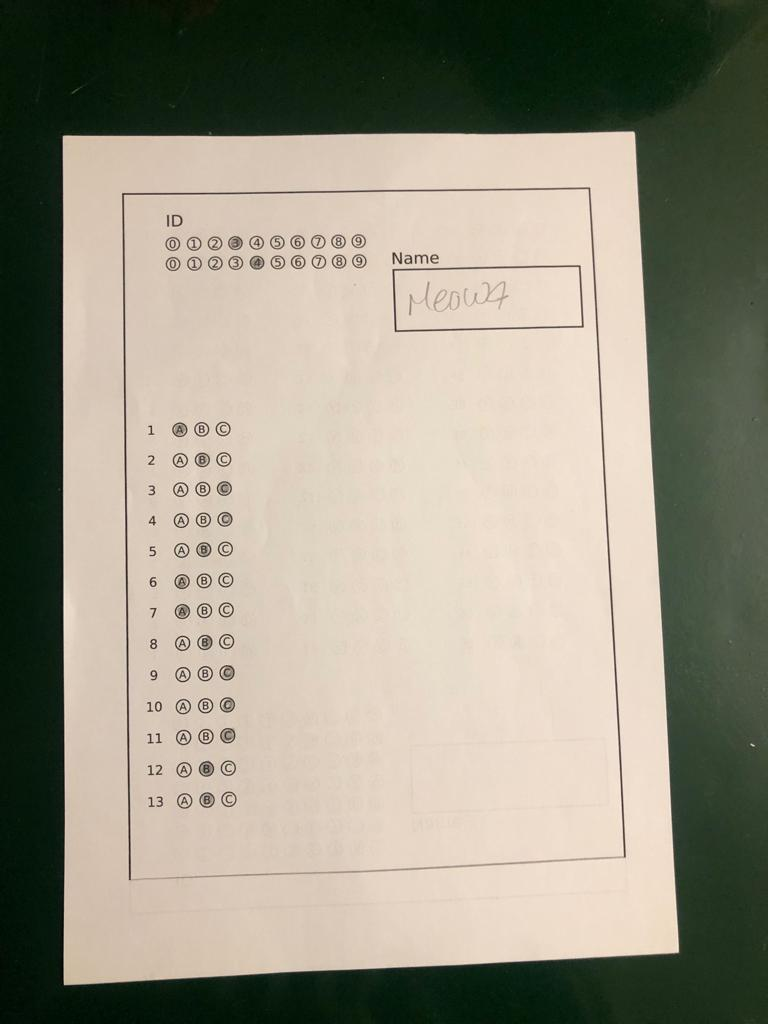
#> input picture Module2BubbleSheetCorrection/data/images/1.jpg, 768 x 1024 px
$ jupyter execute paperExtraction.ipynb
#> lines starting #> are read from the running program, lines starting #| are printed output that depends on the picture; after the words box and inside, x2 and y2 are one past the last pixel; in counts of white or black regions, pixels touching at a corner belong together
### Module2BubbleSheetCorrection/notebooks/utils.py
import skimage.io as io
import matplotlib.pyplot as plt
import numpy as np
from skimage.exposure import histogram
from matplotlib.pyplot import bar
from skimage.color import rgb2gray,rgb2hsv

import matplotlib.pyplot as plt
import numpy as np
import cv2 as cv

# Show the figures / plots inside the notebook
def show_images(images, titles = None):
    #This function is used to show image(s) with titles by sending an array of images and an array of associated titles.
    # images[0] will be drawn with the title titles[0] if exists
    # You aren't required to understand this function, use it as-is.
    n_ims = len(images)
    if titles is None: titles = ['(%d)' % i for i in range(1, n_ims + 1)]
    fig = plt.figure()
    n = 1
    for image,title in zip(images,titles):
        a = fig.add_subplot(1,n_ims,n)
        if image.ndim <= 2:
            plt.gray()
        plt.imshow(image)
        a.set_title(title)
        plt.axis('off')
        n += 1
    fig.set_size_inches(np.array(fig.get_size_inches()) * n_ims)
    plt.show()

# [16 lines left out: functions showHist, show_image, not called in this run]

### Module2BubbleSheetCorrection/notebooks/paperExtraction.py
import numpy as np
import cv2 as cv
import matplotlib.pyplot as plt
from utils import *
import os

# 1) Image reading and preprocessing
def readImage(path):
    # Read an image and convert to RGB.
    imageBGR = cv.imread(path)
    imageRGB = cv.cvtColor(imageBGR, cv.COLOR_BGR2RGB)
    return imageRGB

def convertToGrayScale(imageRGB):
    # Convert RGB image to grayscale.
    return cv.cvtColor(imageRGB, cv.COLOR_BGR2GRAY)

def applyGaussian(imageGrayScale, windowSize = (7,7)):
    # Apply Gaussian blur to reduce noise.
    return cv.GaussianBlur(imageGrayScale, windowSize, 0)

def thresholdImage(imageGrayScale):
    # Return a binary image using adaptive threshold.
    binary = cv.adaptiveThreshold(imageGrayScale, 255, cv.ADAPTIVE_THRESH_GAUSSIAN_C, cv.THRESH_BINARY_INV, 11, 2)
    return binary

# 2) Contour detection and paper extraction
def findBiggestFourSidedContour(thresh_image):
    # Find the largest 4-sided contour in a binary image.
    contours, _ = cv.findContours(thresh_image, cv.RETR_EXTERNAL, cv.CHAIN_APPROX_SIMPLE)
    maxArea = 0
    biggestContour = None
    for contour in contours:
        area = cv.contourArea(contour)
        perimeter = cv.arcLength(contour, True)
        constructedPoly = cv.approxPolyDP(contour, 0.02 * perimeter, True)
        if len(constructedPoly) == 4 and area > maxArea:
            maxArea = area
            biggestContour = constructedPoly
    return biggestContour

def segmentPaper(imageRGB, contour):
    # Create a masked image containing only the paper.
    gray = cv.cvtColor(imageRGB, cv.COLOR_BGR2GRAY)
    mask = np.zeros_like(gray)
    cv.fillPoly(mask, [contour], 255)
    extractedPaper = cv.bitwise_and(imageRGB, imageRGB, mask)
    return extractedPaper

# 3) Perspective warp
def orderPoints(contourPoints):
    # Order points: top-left, top-right, bottom-left, bottom-right
    contourPoints = contourPoints.reshape(4, 2)
    contourPoints = sorted(contourPoints, key=lambda p: p[1])  # sort by y
    top = contourPoints[:2]     # top two points (smallest y)
    bottom = contourPoints[2:]  # bottom two points (largest y)
    # Getting Top Left and Top Right
    if top[0][0] < top[1][0]:
        topLeft, topRight = top[0], top[1]
    else:
        topLeft, topRight = top[1], top[0]
    # Getting Bottom Left and Bottom Right
    if bottom[0][0] < bottom[1][0]:
        bottomLeft, bottomRight = bottom[0], bottom[1]
    else:
        bottomLeft, bottomRight = bottom[1], bottom[0]
    # Final ordered points
    orderedPoints = [topLeft, topRight, bottomLeft, bottomRight]
    return np.float32(orderedPoints)

def calculateCroppedImageDimensions(orderedPoints):
    # Compute width and height of the rectangle from ordered points.
    topLeft, topRight, bottomLeft, bottomRight = orderedPoints[0], orderedPoints[1], orderedPoints[2], orderedPoints[3]
    leftEdge = (((topLeft[0] - bottomLeft[0]) ** 2) + ((topLeft[1] - bottomLeft[1]) ** 2)) ** (1/2)
    rightEdge = (((topRight[0] - bottomRight[0]) ** 2) + ((topRight[1] - bottomRight[1]) ** 2)) ** 0.5
    topEdge = (((topLeft[0] - topRight[0]) ** 2) + ((topLeft[1] - topRight[1]) ** 2)) ** 0.5
    bottomEdge = (((bottomLeft[0] - bottomRight[0]) ** 2) + ((bottomLeft[1] - bottomRight[1]) ** 2)) ** 0.5
    width = int(max(topEdge, bottomEdge))
    height = int(max(leftEdge, rightEdge))
    return width, height

def warpPaper(image, contour):
    """Warp the paper to a top-down view rectangle."""
    orderedPoints = orderPoints(contour)
    width, height = calculateCroppedImageDimensions(orderedPoints)
    destinationPoints = np.float32([[0, 0], [width, 0], [0, height], [width, height]])
    matrix = cv.getPerspectiveTransform(orderedPoints, destinationPoints)
    warpedImage = cv.warpPerspective(image, matrix, (width, height))
    return warpedImage

# 4) Visualization functions
# [7 lines left out: function drawContours, not called in this run]

# 5) Main pipeline
def extractPaper(imagePath):
    imageRGB = readImage(imagePath)
    imageGrayScale = convertToGrayScale(imageRGB)
    imageGrayScale = applyGaussian(imageGrayScale)
    thresh = thresholdImage(imageGrayScale)
    biggestContour = findBiggestFourSidedContour(thresh)
    extractedPaper = segmentPaper(imageRGB, biggestContour)
    warped = warpPaper(imageRGB, biggestContour)
    return warped

# [19 lines left out: function test, not called in this run]


# [2 lines that do not run on import are left out]

### Module2BubbleSheetCorrection/notebooks/paperExtraction.ipynb
[cell 1]
import numpy as np
import cv2 as cv
import matplotlib.pyplot as plt
from paperExtraction import *
from utils import *

imagePath = "../data/images/1.jpg"
image = io.imread(imagePath)
#> image is the input picture: shape (1024, 768, 3); mean R, G, B 151.1, 146.7, 130.6
show_images([image])
#> in show_images, `n_ims = len(images)`: n_ims = 1
#> the loop in show_images, `for image,title in zip(images,titles):` made 1 pass
#> (title, n) on pass 1: ('(1)', 2)
#> after the loop in show_images, `for image,title in zip(images,titles):`: n = 2
paper = extractPaper(imagePath)
#> in convertToGrayScale, `return cv.cvtColor(imageRGB, cv.COLOR_BGR2GRAY)`:
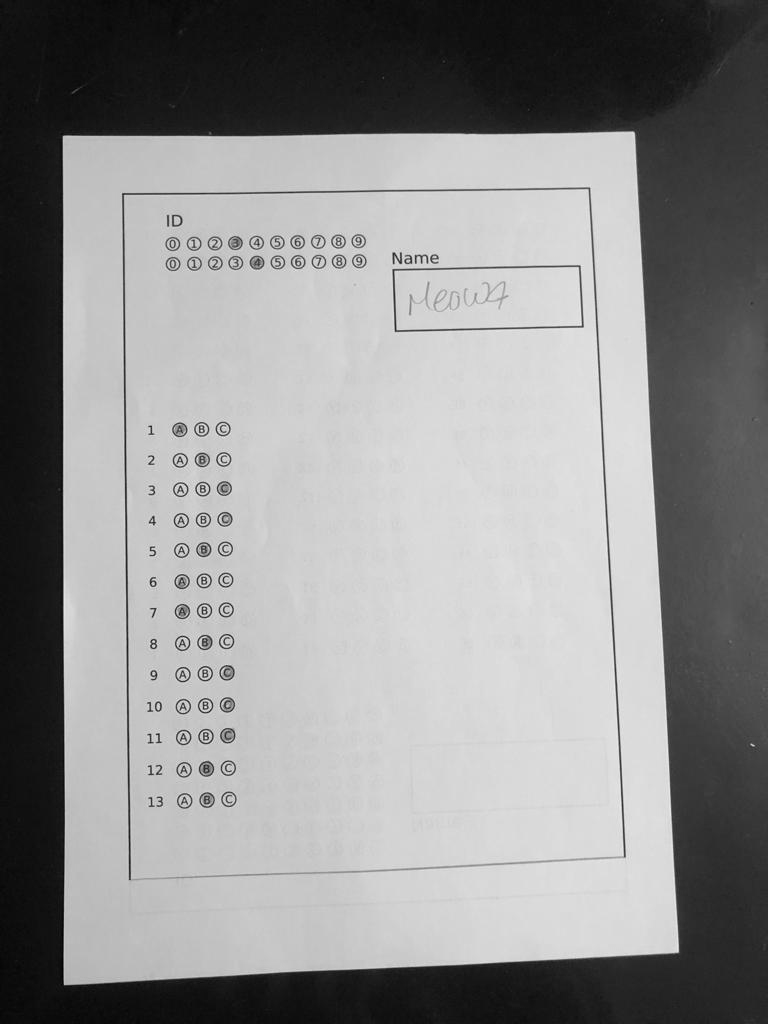
#> returned value: shape (1024, 768); min 1, max 241, mean 142.4
#> in thresholdImage, `binary = cv.adaptiveThreshold(imageGrayScale, 255, cv.ADAPTIVE_THRESH_..`:
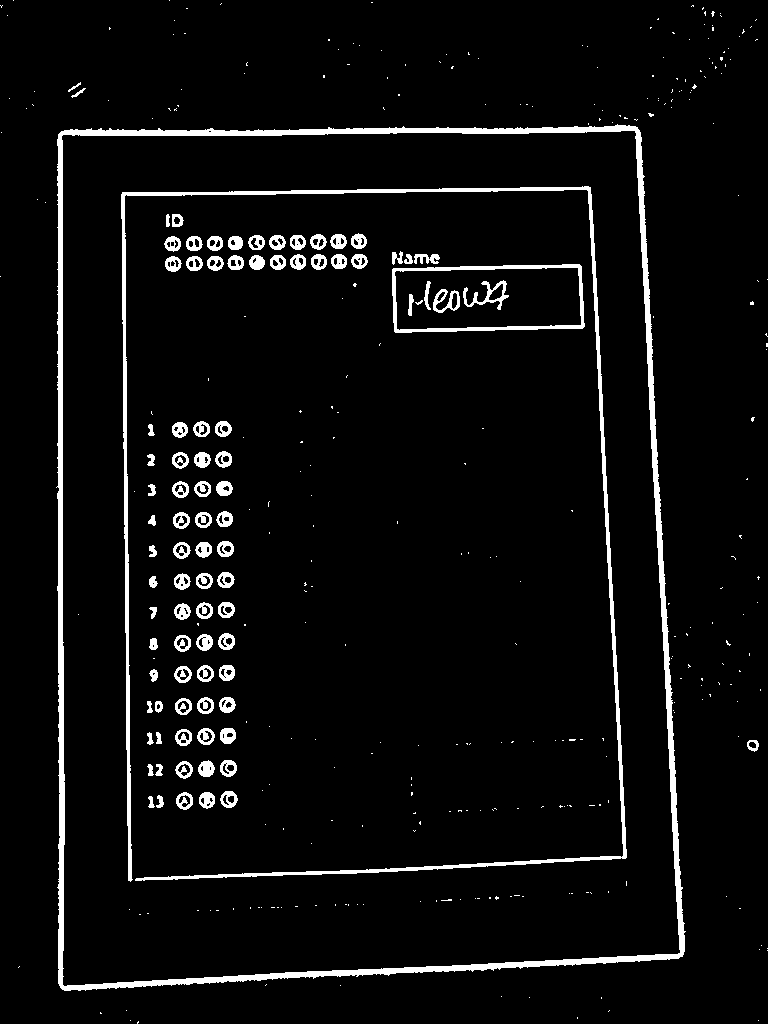
#> binary: shape (1024, 768); 5.1% white; 385 white regions (294 under 20 px)
#> in findBiggestFourSidedContour, `contours, _ = cv.findContours(thresh_image, cv.RETR_EXTERNAL, cv.CHAIN..`: contours = 171 contours, 168 with area under 20; largest, box (x1, y1, x2, y2) and area: (56, 124, 686, 991) 510618, (747, 740, 759, 752) 96, (71, 88, 86, 98) 26
#> the loop in findBiggestFourSidedContour, `for contour in contours:` made 171 passes
#> (area, perimeter, maxArea, biggestContour) on pass 66: (510618, 3144.9, 510618, [[637, 127], [58, 134], [62, 989], [682, 956]])
#> (area, perimeter) on pass 20: (95.5, 37.56)
#> after the loop in findBiggestFourSidedContour, `for contour in contours:`: maxArea = 510618
#> in extractPaper, `biggestContour = findBiggestFourSidedContour(thresh)`: biggestContour = [[637, 127], [58, 134], [62, 989], [682, 956]]
#> in segmentPaper, `cv.fillPoly(mask, [contour], 255)`:
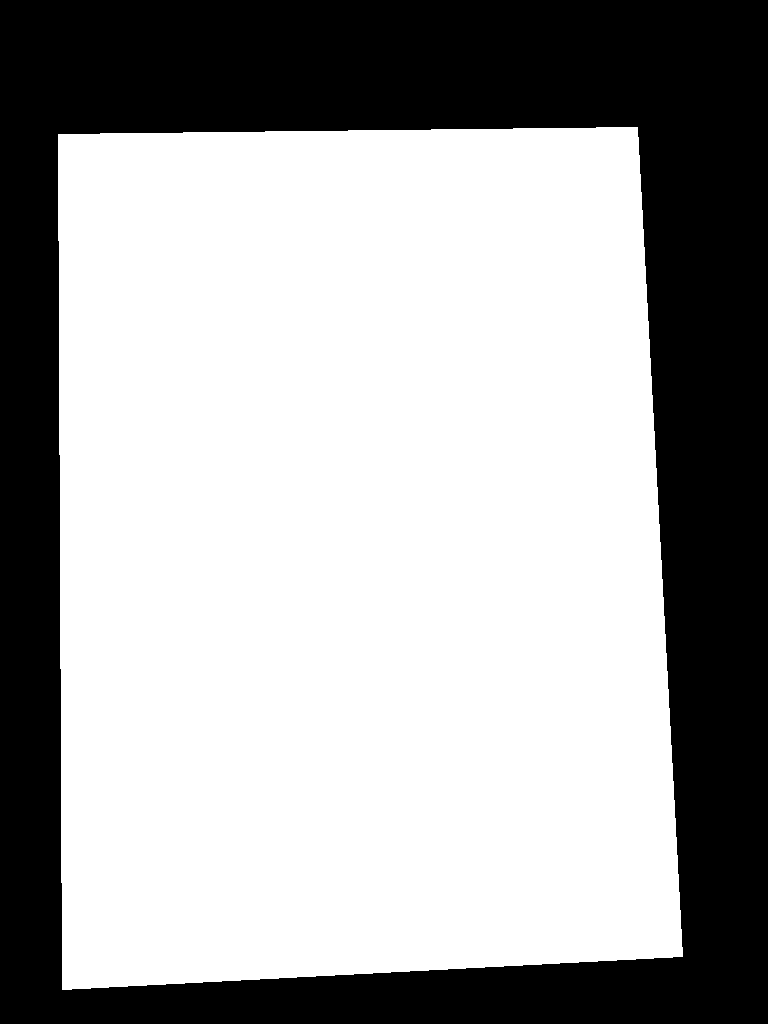
#> mask: shape (1024, 768); 64.4% white; 1 black region, box (x1, y1, x2, y2) and area: (0, 0, 768, 1024) 279720
#> in orderPoints, `contourPoints = sorted(contourPoints, key=lambda p: p[1])`: contourPoints = [[637, 127], [58, 134], [682, 956], [62, 989]]
#> in orderPoints, `top = contourPoints[:2]`: top = [[637, 127], [58, 134]]
#> in orderPoints, `bottom = contourPoints[2:]`: bottom = [[682, 956], [62, 989]]
#> in orderPoints, `topLeft, topRight = top[1], top[0]`: topLeft = [58, 134]; topRight = [637, 127]
#> in orderPoints, `bottomLeft, bottomRight = bottom[1], bottom[0]`: bottomLeft = [62, 989]; bottomRight = [682, 956]
#> in orderPoints, `orderedPoints = [topLeft, topRight, bottomLeft, bottomRight]`: orderedPoints = [[58, 134], [637, 127], [62, 989], [682, 956]]
#> in calculateCroppedImageDimensions, `topLeft, topRight, bottomLeft, bottomRight = orderedPoints[0], ordered..`: topLeft = [58, 134]; topRight = [637, 127]; bottomLeft = [62, 989]; bottomRight = [682, 956]
#> in calculateCroppedImageDimensions, `leftEdge = (((topLeft[0] - bottomLeft[0]) ** 2) + ((topLeft[1] - botto..`: leftEdge = 855
#> in calculateCroppedImageDimensions, `rightEdge = (((topRight[0] - bottomRight[0]) ** 2) + ((topRight[1] - b..`: rightEdge = 830.2
#> in calculateCroppedImageDimensions, `topEdge = (((topLeft[0] - topRight[0]) ** 2) + ((topLeft[1] - topRight..`: topEdge = 579
#> in calculateCroppedImageDimensions, `bottomEdge = (((bottomLeft[0] - bottomRight[0]) ** 2) + ((bottomLeft[1..`: bottomEdge = 620.9
#> in calculateCroppedImageDimensions, `width = int(max(topEdge, bottomEdge))`: width = 620
#> in calculateCroppedImageDimensions, `height = int(max(leftEdge, rightEdge))`: height = 855
#> in warpPaper, `width, height = calculateCroppedImageDimensions(orderedPoints)`: width = 620; height = 855
#> in warpPaper, `destinationPoints = np.float32([[0, 0], [width, 0], [0, height], [widt..`: destinationPoints = [[0, 0], [620, 0], [0, 855], [620, 855]]
#> in warpPaper, `matrix = cv.getPerspectiveTransform(orderedPoints, destinationPoints)`: matrix = [[1.05, -0.00491, -60.25], [0.0131, 1.08, -145.8], [-4.75e-05, 8.66e-05, 1]]
#> in warpPaper, `warpedImage = cv.warpPerspective(image, matrix, (width, height))`:
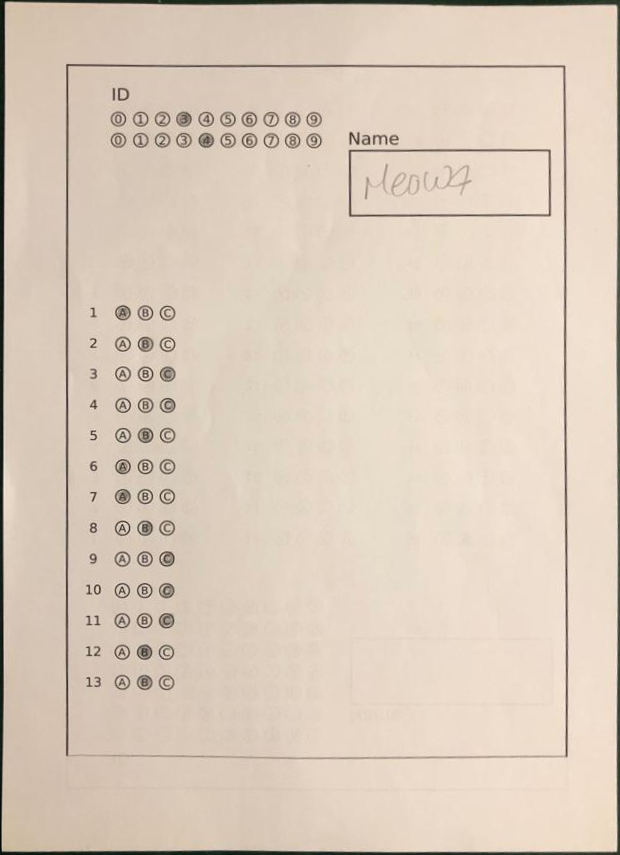
#> warpedImage: shape (855, 620, 3); mean R, G, B 219.7, 204.1, 188.1
show_images([paper])
#> the loop in show_images (call 2), `for image,title in zip(images,titles):` made 1 pass
